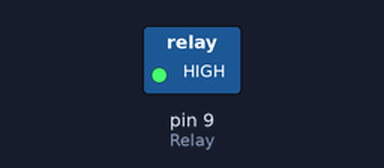
A sketch run on a simulated Arduino Uno, built with avr-gcc and run on an emulated ATmega328P. Parts: switched loads named in the sketch (green lamp = pin HIGH).

Above: at 1.0 s.
At 3.0 s:
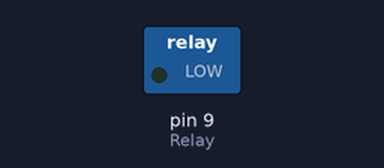
Timing chart, 0 to 5.2 s (numbered marks = the images above):
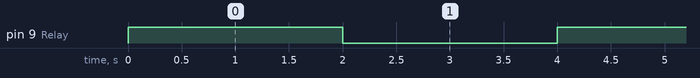

The sketch:

sketch_sep27f.ino
```cpp
int Relay = 9;
void setup() {
  // put your setup code here, to run once:
  pinMode(Relay, OUTPUT);
}

void loop() {
  // put your main code here, to run repeatedly:
  digitalWrite(Relay, HIGH);
  delay(2000);
  digitalWrite(Relay, LOW);
  delay(2000);

}
```

Measured:
- by itself, pin 9 (Relay): alternates HIGH for 2.0 s and LOW for 2.0 s
